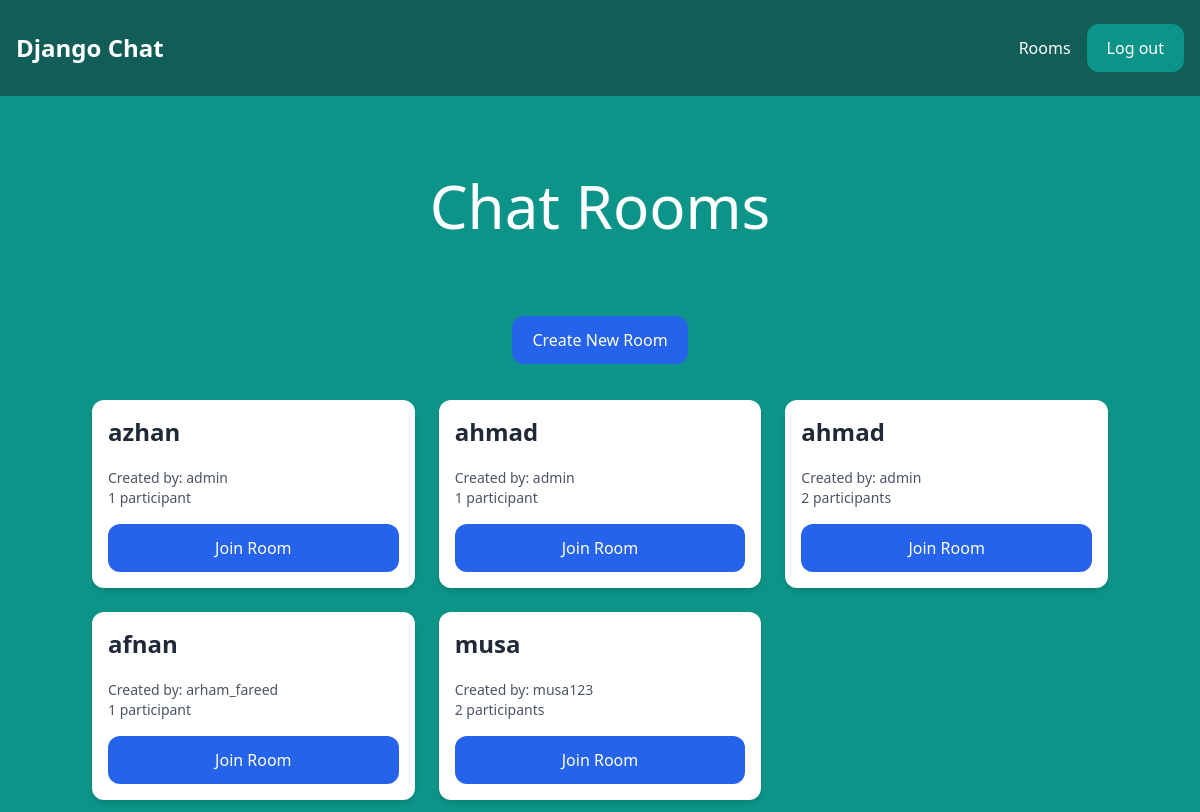
The page /rooms/ (signed in) on the database its author committed.
### room/models.py (models this page shows, shortened)
class Room(models.Model):
    name = models.CharField(max_length=255)
    slug = models.SlugField(unique=True)
    participants = models.ManyToManyField(User, related_name='chat_rooms', blank=True)
    created_by = models.ForeignKey(User, on_delete=models.CASCADE, related_name='created_rooms', null=True)
    created_at = models.DateTimeField(default=timezone.now)
    last_activity = models.DateTimeField(auto_now=True)
    is_private = models.BooleanField(default=True)
    description = models.TextField(blank=True)
    class Meta:
        ordering = ['-last_activity']

### room/views.py (the view)
# urls.py: path('rooms/', include('room.urls')),
@login_required
def rooms(request):
    rooms = Room.objects.filter(
        Q(participants=request.user) | Q(is_private=False)
    ).distinct()
    return render(request, 'room/rooms.html', {
        'rooms': rooms
    })

### room/templates/room/rooms.html (shortened to what this page needs)
{% extends "core/base.html" %}
{% block content %}
    <div class="p-10 lg:p-20 text-center">
        <h1 class="text-3xl lg:text-6xl text-white">Chat Rooms</h1>
    </div>
    <div class="w-full flex justify-center mb-6">
        <a href="{% url 'create-room' %}" class="px-5 py-3 rounded-xl text-white bg-blue-600 hover:bg-blue-700 transition-colors">
            Create New Room
        </a>
    </div>
    <div class="w-full flex flex-wrap items-center px-4 lg:px-20">
        {% for room in rooms %}
            <div class="w-full lg:w-1/3 px-3 py-3">
                <div class="p-4 bg-white rounded-xl shadow-md hover:shadow-lg transition-shadow">
                    <h2 class="mb-5 text-2xl font-semibold text-gray-800">{{ room.name }}</h2>
                    <div class="mb-4">
                        <p class="text-sm text-gray-600">
                            Created by: {{ room.created_by.username }}
                            <br>
                            {{ room.participants.count }} participant{{ room.participants.count|pluralize }}
                        </p>
                    </div>
                    <a href="{% url 'room' room.slug %}" class="px-5 py-3 block rounded-xl text-white bg-blue-600 hover:bg-blue-700 transition-colors text-center">
                        Join Room
                    </a>
                </div>
            </div>
        {% empty %}
            <div class="w-full text-center text-gray-300">
                <p class="text-xl">No rooms available</p>
                <p class="mt-2">Create a room to get started!</p>
            </div>
        {% endfor %}
    </div>
{% endblock %}

### rows shown on the page
Room: name "azhan", created_by.username "admin", participants.count "1"
Room: name "ahmad", created_by.username "admin", participants.count "1"
Room: name "ahmad", created_by.username "admin", participants.count "2"
Room: name "afnan", created_by.username "arham_fareed", participants.count "1"
Room: name "musa", created_by.username "musa123", participants.count "2"
